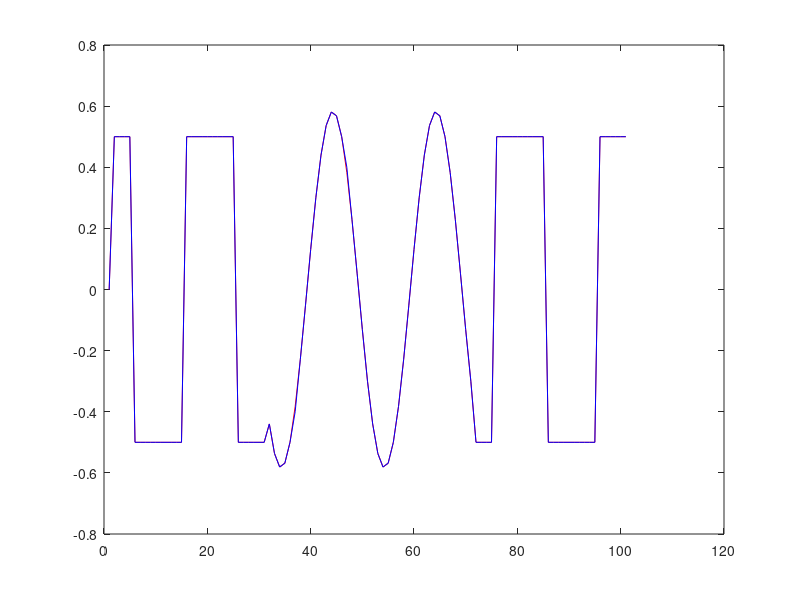
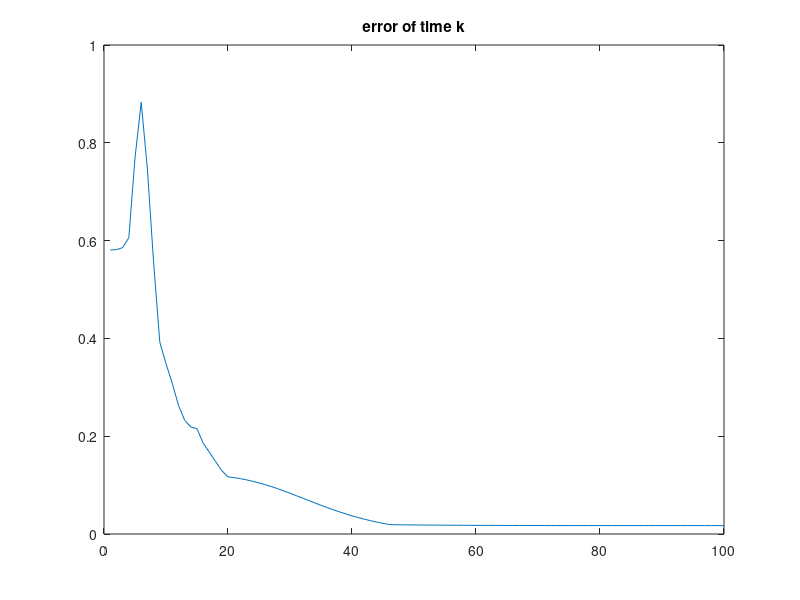

MATLAB code to generate these figures, in order:
% 期望轨迹 
% https://github.com/happy2h/HOMFAILC/blob/main/HOMFAILC.m
for t = 1:1:100
	if t <= 30
		yd(t+1) = 0.5*(-1)^round(t/10);
	elseif t > 30 && t <= 70
		yd(t+1) = 0.5*sin((t*pi)/10) + 0.3*cos((t*pi)/10);
	else
		yd(t+1) = 0.5*(-1)^round(t/10);
    end
end

% 参数设置
epsilon = 0.01; % 拟伪偏导重置阈值
lambda = 0.6; % 控制律步长
rho = 1;  % 控制律增益
mu = 0.1;    % 参数估计步长
eta = 0.6;  % 参数估计增益
% 最佳高阶参数
alpha_1 = 1.2;
alpha_2 = -0.1;
alpha_3 = -0.1;

% 迭代过程
i_n = 100; % 迭代次数
y(1:i_n,1:100) = 0; % 设置输出
for k = 1:1:i_n
	for t = 1:100 % 每次迭代学习所有时刻点
		if k == 1
			phi(k,t) = 10; % 初始拟伪偏导
		elseif k == 2
			phi(k,t) = phi(k-1,t) + (eta*(u(k-1,t) - 0)/(mu + norm(u(k-1,t) - 0)^2))*(y(k-1,t+1) - 0 - phi(k-1,t)*(u(k-1,t) - 0));
		elseif k == 3
			phi(k,t) = phi(k-1,t) + (eta*(u(k-1,t) - 0)/(mu + norm(u(k-1,t) - 0)^2))*(y(k-1,t+1) - 0 - phi(k-1,t)*(u(k-1,t) - 0));
		else 
			phi(k,t) = (u(k-1,t) - u(k-2,t))*(y(k-1,t+1) - y(k-2,t+1))/(mu + norm(u(k-1,t) - u(k-2,t))^2) + (mu*eta/(mu + norm(u(k-1,t) - u(k-2,t))^2))*(alpha_1*phi(k-1,t) + alpha_2*phi(k-2,t) + alpha_3*phi(k-3,t));
        end
		if k == 1
			u(k,t) = 0; % 初始控制信号
		else
			u(k,t) = u(k-1,t) + (rho*phi(k,t)/(lambda + norm(phi(k,t))^2))*e(k-1,t+1);
        end
	
	%% 判断拟伪偏导是否需要重置
        if k >= 2 && (phi(k,t) <= epsilon || (abs(u(k,t) - u(k-1,t) <= epsilon)))
			phi(k,t) = phi(1,t);
		end

		% 仿真的非线性系统函数，对于实际控制来说，系统函数是隐式未知的
		if t <= 50
			y(k,t+1) = y(k,t)/(1 + norm(y(k,t))^2) + (u(k,t))^3;
		else
			y(k,t+1) = (y(k,t)*y(k,t-1)*y(k,t-2)*u(k,t-1)*(y(k,t-2) - 1) + (1+round(t/50))*u(k,t))/(1 + norm(y(k,t-1))^2 + norm(y(k,t-2))^2);
		end
		e(k,t+1) = yd(t+1) - y(k,t+1);
	end
end
for i = 1:1:i_n
	e_max(i) = max(abs(e(i,:)));
end

figure(1) 
plot(yd,'r'); hold on;
plot(y(i_n,:),'b');
figure(2);
plot(e_max);title('error of time k');